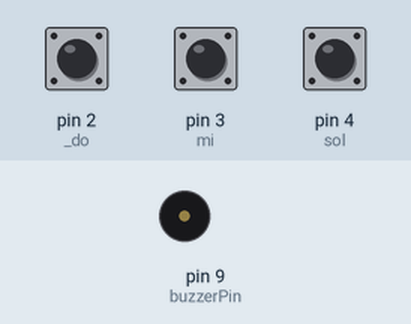
Simulated run of this sketch. Board: Arduino Uno, built with avr-gcc and run on an emulated ATmega328P. On the bench: buzzer (waves = sounding). The inputs (shaded band) are chosen by the test bench; at power-on: pin 2 (_do) HIGH, pin 3 (mi) HIGH, pin 4 (sol) HIGH.

Above: at 1.2 s.
1.3 s: pin 2 (_do) pulled LOW for 0.15 s
At 2.2 s:
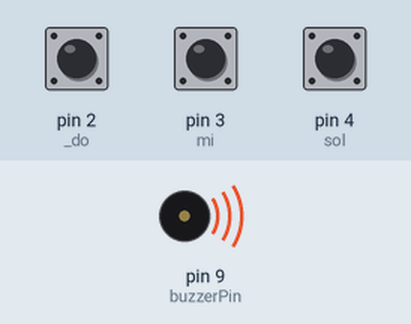
Timing chart, 0 to 4.3 s (numbered marks = the images above; inputs shaded):
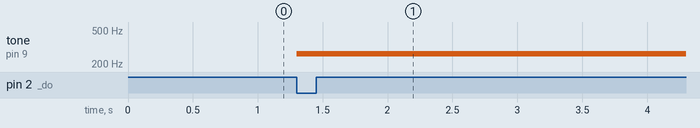

Measured:
- after the input at 1.3 s, tone on pin 9 (buzzerPin): silent → 262 Hz at once

The sketch:

ex_9_1_start.ino
```cpp
/*
  예제 9.1
  피에조 부저를 이용한 소리 출력
*/

int buzzerPin = 9;
int songLength = 16;

// 노래 데이터, 공백은 쉬는 구간을 나타낸다
char notes[] = "cee egg dff abb ";
// 음의 길이, 노래 데이터와 맞춰 음의 길이를 설정한다.
int beats[] = {1, 1, 1, 1, 1, 1, 1, 1, 1, 1, 1, 1, 1, 1, 1, 1};

boolean state;


const int _do = 2;
const int mi = 3;
const int sol = 4;

// 노래의 빠르기를 설정한다.
int tempo = 200;

int swCountTime = 10;
int swCountTimer = 0;

void setup()
{
  // 부저핀을 출력으로 설정한다
  pinMode(buzzerPin, OUTPUT);

  pinMode(_do, INPUT_PULLUP);
  pinMode(mi, INPUT_PULLUP);
  pinMode(sol, INPUT_PULLUP);
  Serial.begin(9600);
}


void loop()
{

  int duration;
  int doInput = digitalRead(_do);  // 스위치 입력을 받는다
  int miInput = digitalRead(mi);
  int solInput = digitalRead(sol);


  if (doInput == LOW) {
    tone(buzzerPin, frequency('c'), duration);
  }
  else if (miInput == LOW) {
    tone(buzzerPin, frequency('e'), duration);
  }
  else if (solInput == LOW) {
    tone(buzzerPin, frequency('g'), duration);
  }
}

int frequency(char note) {
  // 노래 데이터를 주파수 값으로 변경하기 위한 함수

  int i;
  // 음계의 갯수 설정
  int notes = 8;

  char names[] = { 'c', 'd', 'e', 'f', 'g', 'a', 'b', 'C' };
  int frequencies[] = {262, 294, 330, 349, 392, 440, 494, 523};

  // 노래 데이터를 주파수 값으로 변경하기 위해 반복하여 비교한다
  for (i = 0; i < notes; i++) {
    if (names[i] == note) {
      // 맞는 값을 찾았을 경우 이 값을 회신한다
      return (frequencies[i]);
    };
  };
  // 앞의 for문에서 맞는 값을 못찾았을 경우 0을 회신한다
  return (0);
}


boolean swCheck(int pin) { // 스위치 입력을 정확하게 조사.

  // 스위치 입력을 받는다
  boolean swInput = digitalRead(pin);
  // 스위치 입력을 리턴할 변수
  boolean state;

  // 실제 스위치가 입력되었을 경우
  if (swInput == LOW) {
    // swCountTimer 변수가 swCountTime 보다 클 때
    if (swCountTimer >= swCountTime) {

      // 두 값이 같아지면 state에 HIGH를 저장
      if (swCountTimer ==  swCountTime)  state = HIGH;
      else state = LOW;  // 아닐경우 LOW를 저장

      // 다음번 실행 시 LOW에 고정되도록 swCountTimer를 조정함
      swCountTimer = swCountTime + 1;
    }
    else {
      // 실제 스위치 입력 시간이 swCountTime보다 작을때
      // swCountTime을 증가시켜준다.
      ++swCountTimer;
    }
  }
  else {
    // 실제 스위치 입력이 없을 때 state에 LOW를 저장한다.
    state = LOW;
    // 실제 스위치 입력이 없을 때 swCountTimer를 초기화 한다.
    swCountTimer = 0;
  }
  // 이 루틴이 끝날 때 state 값을 리턴한다.
  return state;
}
```
